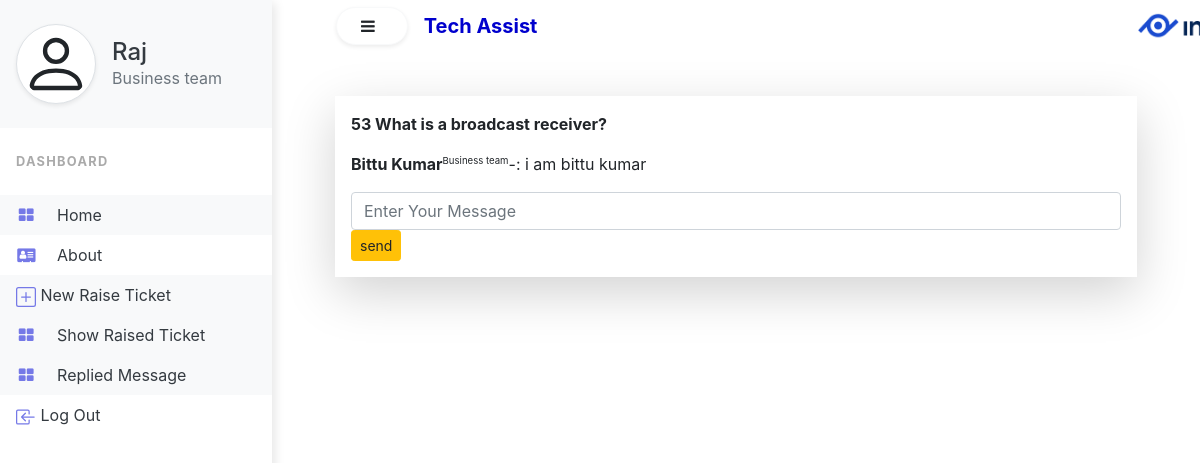
Page /repliedmsg/ (signed in) on the committed database.
### Help/models.py (models this page shows, shortened)
class UserModel(models.Model):
    first_name = models.CharField(max_length=100)
    mid_name = models.CharField(max_length=100, blank=True)
    last_name = models.CharField(max_length=100)
    gender = models.CharField(max_length=10)
    email = models.EmailField(max_length=100, unique=True)
    user_type = models.CharField(max_length=100, choices=USERTYPE)
    password = models.CharField(max_length=100, default=None)
    approved_by = models.CharField(max_length=100, null=True, blank=True)
    approved_date = models.DateField(auto_now=False, auto_now_add=False, null=True, blank=True )
    revoked_by = models.IntegerField(max_length=3, null=True, blank=True)
    revoke_date = models.DateField(auto_now=False, auto_now_add=False, null=True, blank=True)

class TicketReply(models.Model):
    user = models.ForeignKey(UserModel, on_delete=models.CASCADE, null=True)
    ticket = models.ForeignKey(TicketModel, on_delete=models.CASCADE)
    reply_msg = models.TextField()
    reply_date = models.DateTimeField(auto_now=False, auto_now_add=False, null=True)

class TicketModel(models.Model):
    user = models.ForeignKey(UserModel, on_delete=models.CASCADE)
    status = models.CharField(max_length=100, null=True)
    categrories = models.CharField(max_length=100, choices=CATEGORIES)
    ticket_type = models.CharField(max_length=100, choices=TICKET_TYPE)
    question = models.CharField(max_length=250)
    description = models.TextField(null=True)
    ticket_raise_date = models.DateTimeField(auto_now=False, auto_now_add=False, null=True)
    ticket_opened_by = models.IntegerField(null=True)
    ticket_closed_by = models.IntegerField(null=True)
    ticket_open_date = models.DateTimeField(auto_now=False, auto_now_add=False, null=True)
    ticket_close_date = models.DateTimeField(auto_now=False, auto_now_add=False, null=True)

### Help/views.py (the view, shortened to what this page needs)
# urls.py: path('repliedmsg/', show_replied_msg),
def show_replied_msg(request):
    if request.session.get('name', 'none') == 'none':
        return redirect('/login/')
    if request.session['user_type'] != 'Business team':
        return redirect('/logout/')
    msg = ""
    data = request.session['name']
    name = request.session.get('name')
    ut = request.session['user_type']
    u = request.session.get('id')
    replymsg = TicketReply.objects.all()
    return render(request, 'repliedmsg.html', {'data': data, 'name': name, 'ut': ut, 'replymsg': replymsg, 'uid':u, 'msg':msg})

### Help/templates/repliedmsg.html (shortened to what this page needs)
{% extends 'index.html' %}
{% block sidenavbar %}
<div class="vertical-nav bg-white" id="sidebar">
  <div class="py-4 px-3 mb-4 bg-light">
    <div class="media d-flex align-items-center">
      <div class="media-body">
        <a href="/businessprofile/" class="text-dark"><h4 class="m-0">{{ data }}</h4></a>
        <p class="font-weight-normal text-muted mb-0">{{ut}}</p>
      </div>
    </div>
  </div>
  <p class="text-gray font-weight-bold text-uppercase px-3 small pb-4 mb-0">Dashboard</p>
  <ul class="nav flex-column bg-white mb-0">
    <li class="nav-item">
      <a href="/" class="nav-link text-dark bg-light">
                <i class="fa fa-th-large mr-3 text-primary fa-fw"></i>
                home
            </a>
    </li>
    <li class="nav-item">
      <a href="#" class="nav-link text-dark">
                <i class="fa fa-address-card mr-3 text-primary fa-fw"></i>
                about
            </a>
    </li>
        <li class="nav-item">
      <a href="/ticketraise/" class="nav-link text-dark bg-light">
                New Raise Ticket
            </a>
    </li>
      <li class="nav-item">
      <a href="/showraiseticket/" class="nav-link text-dark bg-light">
                <i class="fa fa-th-large mr-3 text-primary fa-fw"></i>
                Show Raised Ticket
            </a>
    </li>
      <li class="nav-item">
      <a href="#" class="nav-link text-dark bg-light">
                <i class="fa fa-th-large mr-3 text-primary fa-fw"></i>
                Replied Message
            </a>
    </li>
    <li class="nav-item">
      <a href="/logout/" class="nav-link text-dark">
                Log Out
            </a>
    </li>
  </ul>
</div>
{% endblock sidenavbar %}
{% block item %}
<div class="container ">
    {% for i in replymsg %}
    {% if i.ticket.user_id == uid %}
    <div class="shadow-lg p-3">
    <p><strong>{{i.id}} {{i.ticket.question}}</strong></p>
        <p><strong>{{i.user.first_name}} {{i.user.mid_name}} {{i.user.last_name}}</strong><sup><small>{{i.user.user_type}}</small></sup>-: {{i.reply_msg}}</p>
        <form action="" method="post">
            <input class="form-control" type="text" placeholder="Enter Your Message" name="rtor">
            <a><input type="submit" value="send" class="btn btn-warning btn-sm"/></a>
        </form>
    </div>
    {% endif %}
    {% endfor %}
</div>
{% endblock item %}

### Help/static/Help/css/index.css (style rules this page uses)
body { min-height: 100vh; overflow-x: hidden; }
.vertical-nav { min-width: 17rem; width: 17rem; height: 100vh; position: fixed; top: 0; left: 0; box-shadow: 3px 3px 10px rgba(0, 0, 0, 0.1); transition: all 0.4s; }
.text-uppercase { letter-spacing: 0.1em; }
.text-gray { color: #aaa; }
.nav-link { text-transform: capitalize; }
.text-primary { color:#7579e7 !important; }

### rows in the picture
UserModel: user_type "Business team"
TicketReply: id "53", ticket.question "What is a broadcast receiver?", user.first_name "Bittu", user.last_name "Kumar", user.user_type "Business team", reply_msg "i am bittu kumar"

### other values in the picture
{{ data }} "Raj"
